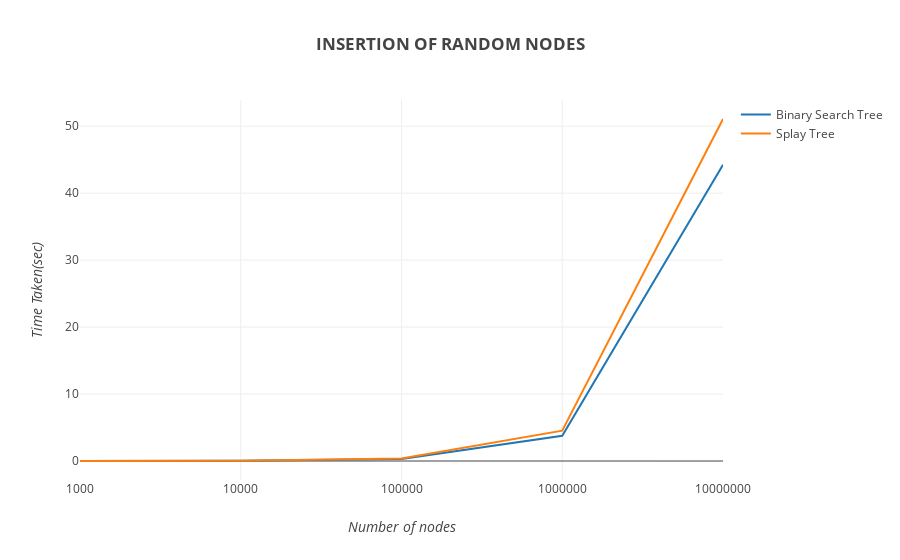

Write notebook code for a chart like this one.
### Code cell
x1 = [1000,10000,100000,1000000,10000000]
y1 = [2.85,30.174,317.224,3774.8,44237.7]
y2 = [3.19,31.763,363.4,4534.1,51074.4]
y1 = [k/1000 for k in y1]
y2 = [k/1000 for k in y2]
layout = go.Layout(
            title='<b>INSERTION OF RANDOM NODES</b>',
            yaxis=dict(
                title='<i>Time Taken(sec)</i>'
            ),
            xaxis=dict(
                title='<i>Number of nodes</i>',
                type='category'
            )
        )
trace1 = go.Scatter(
            x=x1,
            y=y1,
            mode='lines',
            name='Binary Search Tree'
#             line=dict(
#                 shape='spline'
#             )
        )
trace2 = go.Scatter(
            x=x1,
            y=y2,
            mode='lines',
            name='Splay Tree'
#             line=dict(
#                 shape='spline'
#             )
        )
fig = go.Figure(data=[trace1,trace2], layout=layout)
py.offline.iplot(fig)

### Figure 1 — Plotly figure (JSON) as saved in the notebook; plotly's stock layout.template omitted (floating-point values rounded to 4 significant figures)
{"data": [{"mode": "lines", "name": "Binary Search Tree", "type": "scatter", "uid": "2f886b1a-fc1c-455a-880b-4190f5598f62", "x": [1000, 10000, 100000, 1000000, 10000000], "y": [0.00285, 0.03017, 0.3172, 3.775, 44.24]}, {"mode": "lines", "name": "Splay Tree", "type": "scatter", "uid": "887eff86-c4a6-45ab-8e84-6b3cfc1f404c", "x": [1000, 10000, 100000, 1000000, 10000000], "y": [0.00319, 0.03176, 0.3634, 4.534, 51.07]}], "layout": {"title": "<b>INSERTION OF RANDOM NODES</b>", "xaxis": {"title": "<i>Number of nodes</i>", "type": "category"}, "yaxis": {"title": "<i>Time Taken(sec)</i>"}}}
